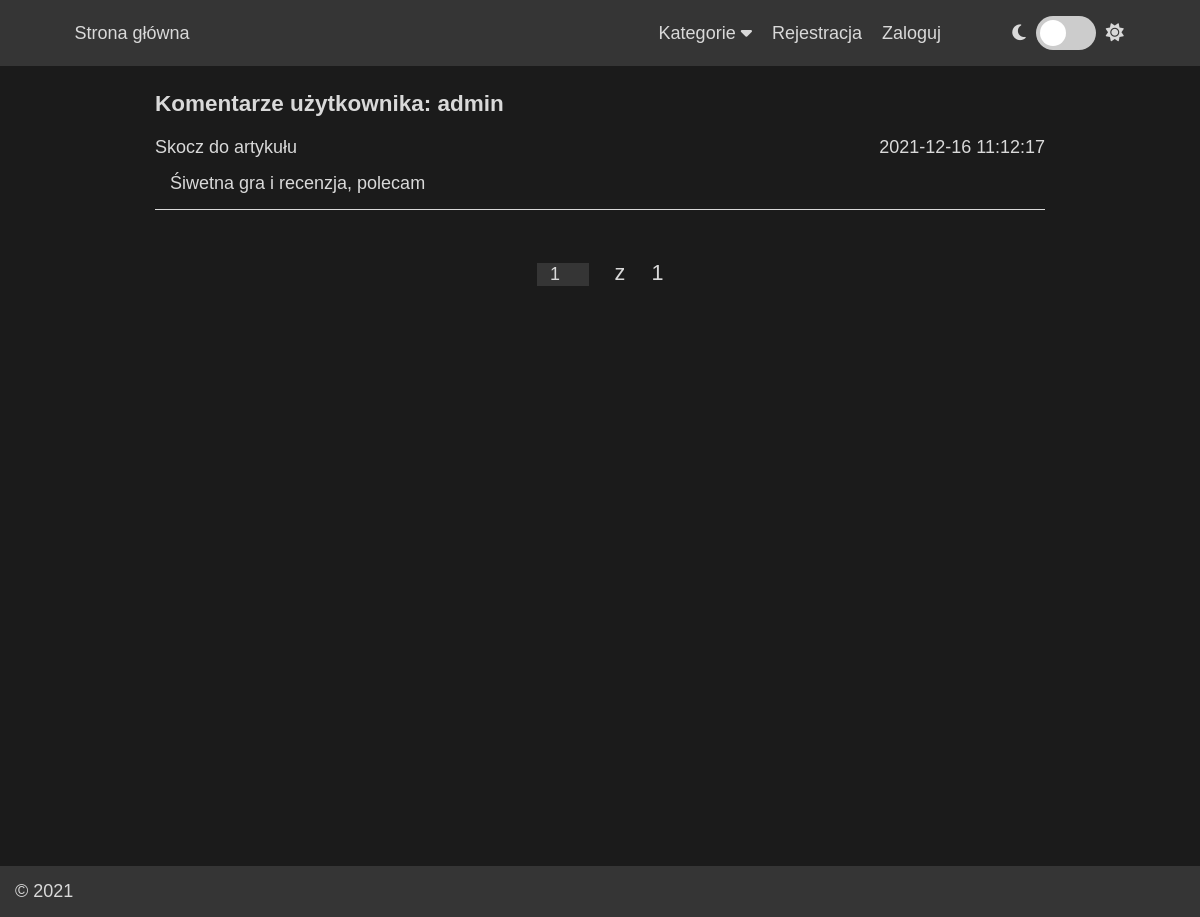
Screenshot of /user/comments/admin/2 with the database file from the repository.
### tables this page shows
CREATE TABLE `comments` (
  `id_comment` int(11) NOT NULL,
  `id_user` int(11) NOT NULL,
  `id_article` int(11) NOT NULL,
  `content` varchar(500) NOT NULL,
  `date_added` datetime NOT NULL,
  `date_modified` datetime NOT NULL
);

### controllers/controller.php (called while the page is built, shortened)
<?php
abstract class Controller
{
	private $view;
	protected $data = array();
	public function __construct($params){
		$this->params = $params;
	}
	protected function loadView($viewName){
		if(file_exists(VIEW.$viewName.'.php')){
			$this->view = VIEW.$viewName.'.php';
		} else {
			throw new Exception('Widok nie istnieje');
		}
	}
	protected function loadModel($modelName)
	{
		global $db;
		$modelName = strtolower($modelName);
		if(file_exists(MODEL.$modelName.'.model.php')){
			return new $modelName($db);
		} else {
			throw new Exception('Model nie istnieje');
		}
	}
	protected function render(){
		$data = $this->data;
		include($this->view);
	}
}
?>

### controllers/user.controller.php (called while the page is built, shortened)
<?php
require_once(CONTROLLER.'controller.php');
class User extends Controller
{
	function comments(){
		try {
			$username = $this->params[0];
			if(isset($this->params[0])){
				$page = (intval($this->params[1])===0) ? 1 : intval($this->params[1]);
			} else {
				$page = 1;
			}
			$articlemodel = $this->loadModel('article');
			$pages = ceil($articlemodel->getNrOfCommentsUser($username)['number']/10);
			if($pages < $page) $page = $pages;
			$articles = $articlemodel->getCommentsByUser($username, $page);
			$this->data = array(
				'comments'	=> $articles,
				'pages'		=> $pages,
				'page'		=> $page,
				'username'	=> $username
			);
			$this->render();
		} catch (PDOException $e) {
			throw $e;
		}
	}
}
?>

### index.php (called while the page is built, shortened)
<?php
	try {
		$uri = splitURL();
		$action		= strtolower(empty($uri[1]) ? 'index' : $uri[1]);
		$controller = new $controller(array_slice($uri, 2));
		$controller->$action();
	} catch (PDOException $e) {
		http_response_code(500);
		include(ERROR.'dberror.php');
	} catch (FunctionalityException $e) {
		http_response_code($e->getStatus());
		include(ERROR.'error.php');
	}
?>

### models/model.php (called while the page is built, shortened)
<?php
abstract class Model
{
	public function __construct($conn){
		$this->db = $conn;
	}
}
?>

### models/article.model.php (called while the page is built, shortened)
<?php
require_once(MODEL.'model.php');
class Article extends Model
{
	public function getNrOfCommentsUser($user){
		$stmt = $this->db->prepare("SELECT COUNT(id_comment) AS 'number' FROM comments, users
									WHERE comments.id_user=users.id_user AND users.username=:user;");
		$stmt->bindValue(':user', $user, PDO::PARAM_STR);
		$stmt->execute();
		return $stmt->fetch();
	}
	public function getCommentsByUser($username, $page){
		$offset = ($page-1)*10;
		$stmt = $this->db->prepare("SELECT comments.date_added AS 'date', comments.content AS 'content', articles.id_article FROM comments, users, articles WHERE comments.id_user=users.id_user AND comments.id_article=articles.id_article AND users.username=:user ORDER BY comments.date_added DESC LIMIT 10 OFFSET :offset;");
		$stmt->bindValue(':user', $username, PDO::PARAM_STR);
		$stmt->bindValue(':offset', $offset, PDO::PARAM_INT);
		$stmt->execute();
		return $stmt->fetchAll();
	}
}
?>

### views/usercomments.php (the view, shortened to what this page needs)
<?php include(VIEW.'includes/header.php');?>
<main class="page-content">
	<div class="container">
		<h1>Komentarze użytkownika: <?php echo $data['username']; ?></h1>
		<?php if(!empty($data['comments'])){ foreach ($data['comments'] as $com) { ?>
			<div class="single-comment">
				<div class="comment-author">
					<a href="<?php echo HREF.'single/read/'.$com['id_article']; ?>">Skocz do artykułu</a>
					<div style="float: right"><?php echo $com["date"] ?></div>
				</div>
				<div class="comment-content">
					<?php echo $com["content"] ?>
				</div>
			</div>
		<?php } } else echo 'Brak komentarzy'; ?>
		<div class="newest-pagination">
			<input id="page-number" type="number"
				min="1"
				max="<?php echo $data['pages']; ?>"
				value="<?php echo $data['page']; ?>"
			>
			z
			<a href="<?php echo HREF.'user/comments/'.$data['username'].'/'.$data['pages']; ?>"><?php echo $data['pages']; ?></a>
		</div>
	</div>
</main>
<?php include(VIEW.'includes/footer.php'); ?>

### public/style.css (style rules this page uses)
.theme-dark { --bg-primary: #1B1B1B; --bg-secondary: #353535; --color-primary: #D9D9D9; --border-color: #000000; --shadow: #1b1b1bc9; }
* { box-sizing: border-box; font-size: 18px; }
body { margin: 0; font-family: sans-serif; background-color: var(--bg-primary); color: var(--color-primary); }
a { text-decoration: none; color: inherit; font-size: inherit; }
h1 { font-size: 1.25rem; margin: 0; padding: 20px 0 20px 0; }
input { border: none; background-color: var(--bg-secondary); color: var(--color-primary); }
main.page-content { min-height: 100vh; }
.container { max-width: 900px; margin: 0 auto; padding: 5px; }
.newest-pagination { text-align: center; margin: 50px 20px; font-size: 1.2rem; word-spacing: 20px; }
input#page-number { border: none; text-align: center; background-color: var(--bg-secondary); }
.single-comment { border-bottom: 1px groove var(--color-primary); margin-bottom: 10px; }
.comment-content { padding: 15px; }

### rows the page displays
comments: date_added "2021-12-16 11:12:17", content "Śiwetna gra i recenzja, polecam"

### other values shown
$data['username'] "admin"
$data['pages'] "1"
